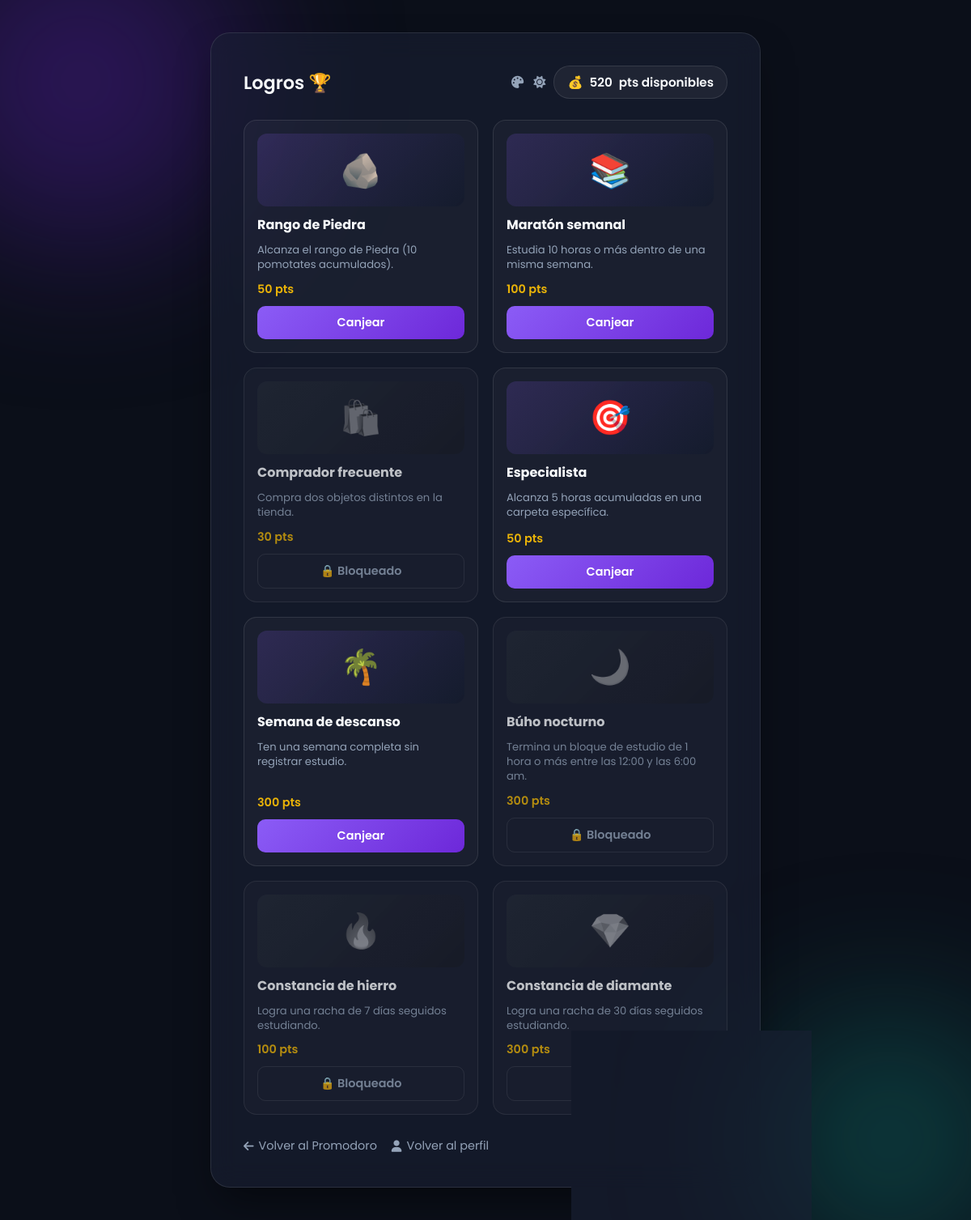
Before: /logros (signed in) with the older database file.
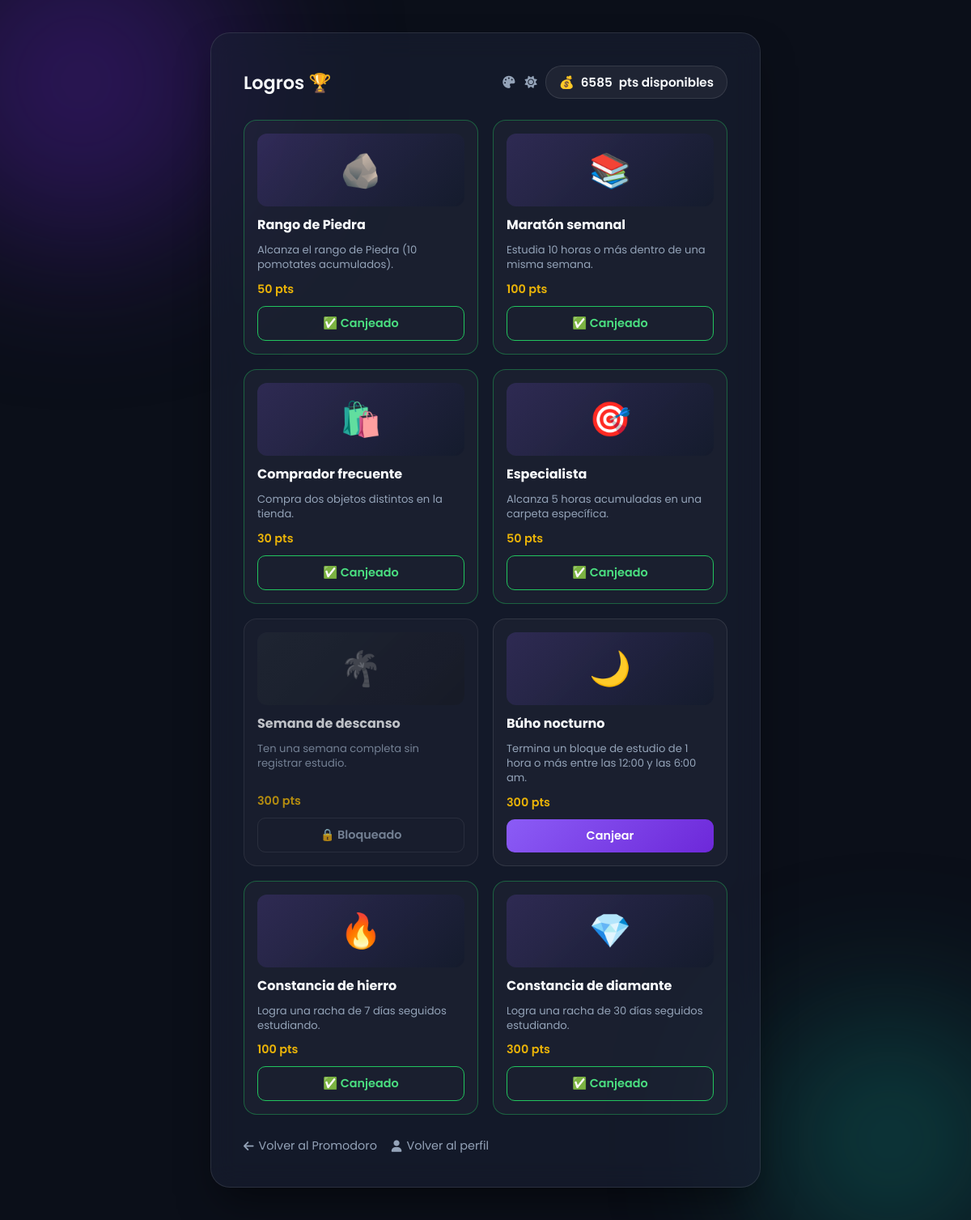
After: the same page with the newer database file.
### app.py (models this page shows, shortened)
class User(db.Model):
    id = db.Column(db.Integer, primary_key=True)
    username = db.Column(db.String(50), unique=True, nullable=False)
    password = db.Column(db.String(200), nullable=False)
    points = db.Column(db.Integer, default=0)
    profile_pic = db.Column(db.String(300), default='https://i.imgur.com/6VBx3io.png') # Avatar por defecto
    balance = db.Column(db.Integer, default=0)  # Puntos gastables en la tienda (no baja el total/rango)
    equipped_banner = db.Column(db.String(50), nullable=True)  # id del banner activo en el perfil
    equipped_frame = db.Column(db.String(50), nullable=True)  # id del marco activo en la foto de perfil
    equipped_font = db.Column(db.String(50), nullable=True)  # id de la tipografía activa en el temporizador
    equipped_wallpaper = db.Column(db.String(50), nullable=True)  # id del fondo animado activo en la pantalla principal (None = fondo predeterminado)
    streak_restorers = db.Column(db.Integer, default=0)  # Restauradores de racha comprados y sin usar (consumible)
    equipped_sound_lofi = db.Column(db.String(50), nullable=True)
    equipped_sound_piano = db.Column(db.String(50), nullable=True)
    equipped_sound_rain = db.Column(db.String(50), nullable=True)
    google_ical_url = db.Column(db.String(500), nullable=True)
    ical_last_synced_at = db.Column(db.DateTime, nullable=True)
    following = db.relationship(
        'Follow',
        foreign_keys=[Follow.follower_id],
        backref=db.backref('follower', lazy='joined'),
        lazy='dynamic',
        cascade='all, delete-orphan'
    )
    followers = db.relationship(
        'Follow',
        foreign_keys=[Follow.followed_id],
        backref=db.backref('followed', lazy='joined'),
        lazy='dynamic',
        cascade='all, delete-orphan'
    )
    folders = db.relationship(
        'Folder',
        backref='user',
        lazy='dynamic',
        cascade='all, delete-orphan'
    )
    purchases = db.relationship(
        'Purchase',
        backref='user',
        lazy='dynamic',
        cascade='all, delete-orphan'
    )
    streak_repairs = db.relationship(
        'StreakRepair',
        backref='user',
        lazy='dynamic',
        cascade='all, delete-orphan'
    )
    achievement_claims = db.relationship(
        'AchievementClaim',
        backref='user',
        lazy='dynamic',
        cascade='all, delete-orphan'
    )
    @property
    def pomodoros(self):
        return self.points // 60

### app.py (the view)
@app.route('/logros')
def logros():
    if 'user_id' not in session:
        return redirect(url_for('login'))
    user = User.query.get(session['user_id'])
    if user is None:
        session.clear()
        return redirect(url_for('login'))
    claimed_ids = {c.achievement_id for c in user.achievement_claims.all()}
    achievements = [
        {
            'id': ach['id'],
            'name': ach['name'],
            'description': ach['description'],
            'points': ach['points'],
            'icon': ach['icon'],
            'unlocked': ach['check'](user),
            'claimed': ach['id'] in claimed_ids
        }
        for ach in ACHIEVEMENTS
    ]
    return render_template('logros.html', user=user, achievements=achievements)

### app.py (called while the page is built)
def _weekly_minutes_map(user, offset):
    sessions = StudySession.query.filter(StudySession.user_id == user.id).all()
    weekly_minutes = defaultdict(int)
    for s in sessions:
        local_dt = s.completed_at - timedelta(minutes=offset)
        week_start = (local_dt - timedelta(days=local_dt.weekday())).replace(hour=0, minute=0, second=0, microsecond=0)
        weekly_minutes[week_start] += s.minutes
    return weekly_minutes

def _has_10h_week(user):
    offset = get_tz_offset()
    weekly_minutes = _weekly_minutes_map(user, offset)
    return any(minutes >= 600 for minutes in weekly_minutes.values())

def _has_zero_hour_week(user):
    offset = get_tz_offset()
    weekly_minutes = _weekly_minutes_map(user, offset)
    if not weekly_minutes:
        return False
    now_local = datetime.utcnow() - timedelta(minutes=offset)
    this_week_start = (now_local - timedelta(days=now_local.weekday())).replace(hour=0, minute=0, second=0, microsecond=0)
    cursor = min(weekly_minutes.keys()) + timedelta(weeks=1)
    while cursor < this_week_start:
        if weekly_minutes.get(cursor, 0) == 0:
            return True
        cursor += timedelta(weeks=1)
    return False

### templates/logros.html (shortened to what this page needs)
<!DOCTYPE html>
<html lang="es">
<head>
    <link rel="stylesheet" href="https://cdnjs.cloudflare.com/ajax/libs/font-awesome/6.4.0/css/all.min.css">
</head>
<body>
    <div class="ambient-light light-1"></div>
    <div class="ambient-light light-2"></div>
    <div class="logros-card">
        <div class="logros-header">
            <h2>Logros 🏆</h2>
            <div class="header-right">
                <div class="header-icons">
                    <a href="#" id="color-picker-btn" title="Elegir color"><i class="fas fa-palette"></i></a>
                    <a href="#" id="theme-toggle-btn" title="Cambiar a modo normal"><i class="fas fa-sun"></i></a>
                </div>
                <div class="balance-pill">💰 <span id="balance-amount">{{ user.balance }}</span> pts disponibles</div>
            </div>
        </div>
        {% if achievements %}
        <div class="logros-grid">
            {% for ach in achievements %}
            <div class="achievement-card {{ 'is-claimed' if ach.claimed else ('is-locked' if not ach.unlocked else '') }}" id="achievement-card-{{ ach.id }}">
                <div class="achievement-icon">{{ ach.icon }}</div>
                <div class="achievement-name">{{ ach.name }}</div>
                <div class="achievement-desc">{{ ach.description }}</div>
                <div class="achievement-points">{{ ach.points }} pts</div>
                {% if ach.claimed %}
                    <button class="claim-btn claimed" disabled>✅ Canjeado</button>
                {% elif ach.unlocked %}
                    <button class="claim-btn" data-achievement-id="{{ ach.id }}" onclick="claimAchievement(this)">Canjear</button>
                {% else %}
                    <button class="claim-btn locked" disabled>🔒 Bloqueado</button>
                {% endif %}
            </div>
            {% endfor %}
        </div>
        {% else %}
        <p class="empty-hint">Todavía no hay logros disponibles.</p>
        {% endif %}
        <div class="back-links-row">
            <a href="/" class="back-link"><i class="fas fa-arrow-left"></i> Volver al Promodoro</a>
            <a href="/profile" class="back-link"><i class="fas fa-user"></i> Volver al perfil</a>
        </div>
    </div>
</body>
</html>

Changed rows visible on the page:
changed User: balance "520" → "6585"
Other visible differences:
list line gone: "Canjear"
new list line: "✅ Canjeado"
list line gone: "🔒 Bloqueado"
new list line: "🔒 Bloqueado"
new list line: "Canjear"
